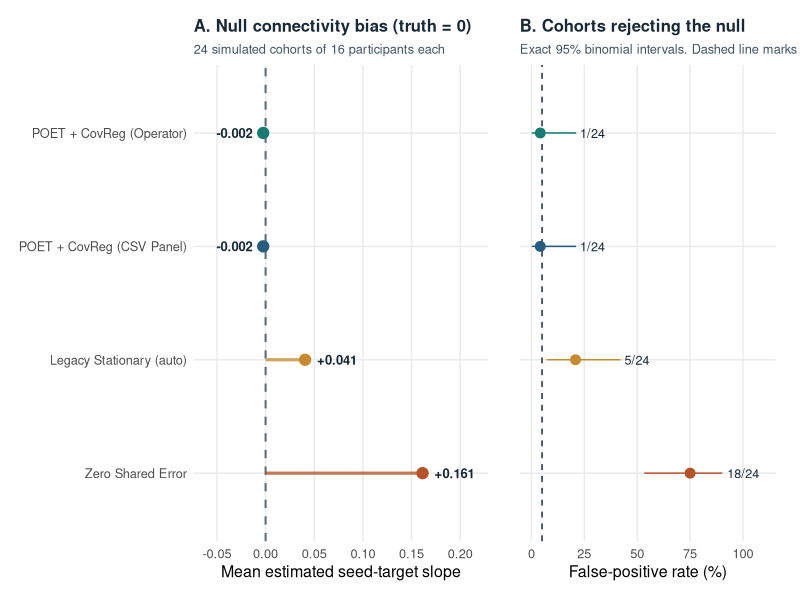

This chart was generated by the following R code:
library(ggplot2)
library(patchwork)

d <- read.csv("poet_covreg_step6_summary.csv")
dyn <- subset(d, grepl("Dynamic Shared-Noise", regime) & term == "seed_c")

ink    <- "#172937"
blue   <- "#245D80"
teal   <- "#167C74"
orange <- "#B75126"
amber  <- "#C88A2E"
gray   <- "#637282"

ord <- c(
  "Zero Shared Error",
  "Legacy Stationary (auto)",
  "POET + CovReg (CSV Panel)",
  "POET + CovReg (Operator)"
)
dyn$method <- factor(dyn$method, levels = ord)
# Each cohort contributes one rejection indicator for each estimator.
dyn$rejections <- round(dyn$reject * dyn$n)
intervals <- t(vapply(seq_len(nrow(dyn)), function(i) {
  stats::binom.test(dyn$rejections[i], dyn$n[i])$conf.int
}, numeric(2)))
dyn$lo <- 100 * intervals[, 1L]
dyn$hi <- 100 * intervals[, 2L]

cols <- c(
  "Zero Shared Error"        = orange,
  "Legacy Stationary (auto)" = amber,
  "POET + CovReg (CSV Panel)" = blue,
  "POET + CovReg (Operator)"  = teal
)

theme_s6 <- theme_minimal(base_size = 11.5) +
  theme(
    plot.title       = element_text(face = "bold", size = 12.0, color = ink),
    plot.subtitle    = element_text(size = 9.2, color = "#405362", margin = margin(b = 6)),
    panel.grid.minor = element_blank(),
    legend.position  = "none",
    plot.margin      = margin(8, 12, 8, 8)
  )

p_bias <- ggplot(dyn, aes(x = mean, y = method, color = method)) +
  geom_vline(xintercept = 0, linetype = "dashed", color = "#5C6E7C", linewidth = 0.7) +
  geom_segment(aes(x = 0, xend = mean, yend = method), linewidth = 1.1, alpha = 0.75) +
  geom_point(size = 3.5) +
  geom_text(aes(label = sprintf("%+.3f", mean)),
            hjust = ifelse(dyn$mean >= 0, -0.30, 1.30),
            size = 3.3, fontface = "bold", color = ink) +
  scale_color_manual(values = cols) +
  scale_x_continuous(limits = c(-0.06, 0.215), breaks = seq(-0.05, 0.20, by = 0.05)) +
  labs(
    title    = "A. Null connectivity bias (truth = 0)",
    subtitle = "24 simulated cohorts of 16 participants each",
    x        = "Mean estimated seed-target slope",
    y        = NULL
  ) +
  theme_s6

p_fpr <- ggplot(dyn, aes(y = method, color = method)) +
  geom_vline(xintercept = 5, linetype = "dashed", color = ink) +
  geom_segment(aes(x = lo, xend = hi, yend = method)) +
  geom_point(aes(x = 100 * reject), size = 3) +
  geom_text(aes(x = hi, label = sprintf("%d/%d", rejections, n)),
            hjust = -0.15, size = 3.2, color = ink) +
  scale_color_manual(values = cols) +
  scale_x_continuous(limits = c(0, 110), breaks = seq(0, 100, 25)) +
  labs(
    title = "B. Cohorts rejecting the null",
    subtitle = "Exact 95% binomial intervals. Dashed line marks 5%.",
    x = "False-positive rate (%)", y = NULL
  ) +
  theme_s6 +
  theme(axis.text.y = element_blank())

fig <- p_bias + p_fpr + plot_layout(widths = c(1.15, 1.0))

ggsave(
  "poet_covreg_step6.png",
  fig,
  width = 9.8, height = 3.85, units = "in", dpi = 180, bg = "white"
)
cat("Saved poet_covreg_step6.png\n")
